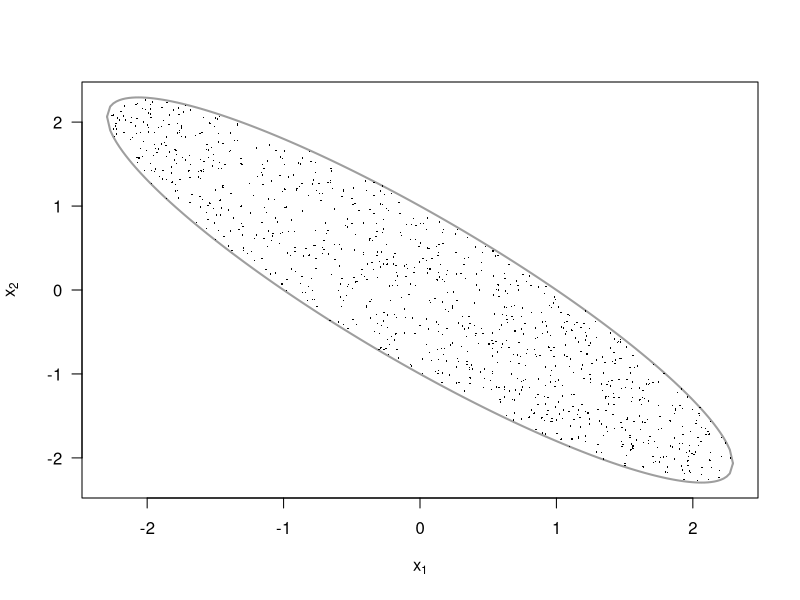

Write R code to recreate this figure.
# Draw the boundaries of the region where X has a uniform distribution.
w  <- 1.8
xv <- seq(-1, 1, by=0.01) * 1/sqrt(1-w^2/4)  # a range of x1-values, where the term below the root is non-negative (compare Lecture 4)
plot(xv, xv, type="n", xlab=expression(x[1]), ylab=expression(x[2]), las=1)
# ellipse
lines(xv, -(w/2)*xv-sqrt(1-(1-w^2/4)*xv^2), lwd=2, col=8)
lines(xv, -(w/2)*xv+sqrt(1-(1-w^2/4)*xv^2), lwd=2, col=8)


# What is the conditional distribution of X1 given X2 and that of X2 given X1?
# Both are uniformly distributed over their corresponding ellipse cross section.


# Write your own code for Gibbs sampling the distribution.
gibbs_sampler <- function(n, w) {
  x1 <- 0
  x2 <- 0
  sample <- matrix(nrow = n, ncol = 2)
  
  for (i in 1:n) {
    x1_min <- -(w/2) * x2 - sqrt(1-(1-w^2/4)*x2^2)
    x1_max <- -(w/2) * x2 + sqrt(1-(1-w^2/4)*x2^2)
    x1 <- runif(1, x1_min, x1_max)
    
    x2_min <- -(w/2) * x1 - sqrt(1-(1-w^2/4)*x1^2)
    x2_max <- -(w/2) * x1 + sqrt(1-(1-w^2/4)*x1^2)
    x2 <- runif(1, x2_min, x2_max)
    
    sample[i,] <- c(x1, x2)
  
  }
  return(sample)
}


S <- gibbs_sampler(1000, w)
points(S[, 1], S[, 2], pch = 16, cex = .2)

